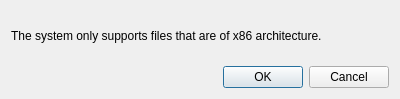
<?xml version="1.0" encoding="UTF-8"?>
<ui version="4.0">
 <class>BinaryFileErrorOverlay</class>
 <widget class="QDialog" name="BinaryFileErrorOverlay">
  <property name="geometry">
   <rect>
    <x>0</x>
    <y>0</y>
    <width>400</width>
    <height>99</height>
   </rect>
  </property>
  <property name="minimumSize">
   <size>
    <width>400</width>
    <height>99</height>
   </size>
  </property>
  <property name="maximumSize">
   <size>
    <width>400</width>
    <height>99</height>
   </size>
  </property>
  <property name="windowTitle">
   <string>Error Message: x86 Architecture Binary File</string>
  </property>
  <layout class="QGridLayout" name="BinrayFileErrorMainLayout">
   <item row="0" column="0">
    <layout class="QVBoxLayout" name="BinaryFileErrorLayout">
     <item>
      <widget class="QLabel" name="BinaryFileErrorLabel">
       <property name="text">
        <string>The system only supports files that are of x86 architecture.</string>
       </property>
      </widget>
     </item>
     <item>
      <widget class="QDialogButtonBox" name="BinaryFileErrorButtonbox">
       <property name="orientation">
        <enum>Qt::Horizontal</enum>
       </property>
       <property name="standardButtons">
        <set>QDialogButtonBox::Cancel|QDialogButtonBox::Ok</set>
       </property>
      </widget>
     </item>
    </layout>
   </item>
  </layout>
 </widget>
 <resources/>
 <connections>
  <connection>
   <sender>BinaryFileErrorButtonbox</sender>
   <signal>accepted()</signal>
   <receiver>BinaryFileErrorOverlay</receiver>
   <slot>accept()</slot>
   <hints>
    <hint type="sourcelabel">
     <x>248</x>
     <y>254</y>
    </hint>
    <hint type="destinationlabel">
     <x>157</x>
     <y>274</y>
    </hint>
   </hints>
  </connection>
  <connection>
   <sender>BinaryFileErrorButtonbox</sender>
   <signal>rejected()</signal>
   <receiver>BinaryFileErrorOverlay</receiver>
   <slot>reject()</slot>
   <hints>
    <hint type="sourcelabel">
     <x>316</x>
     <y>260</y>
    </hint>
    <hint type="destinationlabel">
     <x>286</x>
     <y>274</y>
    </hint>
   </hints>
  </connection>
 </connections>
</ui>
